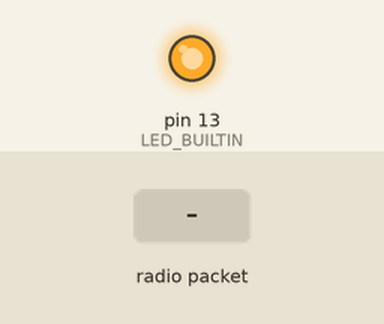
This sketch was run on a simulated Arduino Uno, built with avr-gcc and run on an emulated ATmega328P. On the bench: output pins drawn as LEDs (lit = HIGH). The inputs (shaded band) are chosen by the test bench. No radio packets arrive unless stated; pins used as bus, display or sensor lines are not drawn; what the sketch prints to the serial monitor is not drawn.

Above: at 1.3 s.
1.4 s: radio packet "1" arrives
Timing chart, 0 to 4.4 s (numbered marks = the images above; inputs shaded):
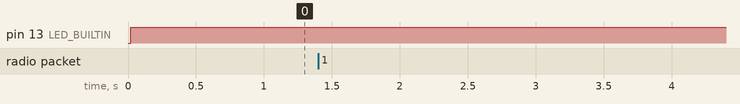

Measured:
- after the input at 1.4 s, every drawn part: stays the same

The sketch:

display.ino
```cpp
// Author: Devon Schimming

#include <SPI.h>
#include <RH_RF95.h>

// for feather m0 RFM9x
#define RFM95_CS 8
#define RFM95_RST 4
#define RFM95_INT 3

#define RF95_FREQ 915.0

// Singleton instance of the radio driver
RH_RF95 rf95(RFM95_CS, RFM95_INT);

// stores timestamp from last signal in milliseconds
int delta_signal = 0;

// Amount of time in miliseconds the display will stay a state with no input
const int MILLIS_TIMEOUT = 5000;

// Array of expected signals
// This is where you add more expected signals
// ANOTHER_SIGNAL is a placeholder and could be anything else
char const *signals[] = {"PIR", "ANOTHER_SIGNAL"};

// Each avaliable state
// This is where you could add different display states
enum STATE
{
    IDLE = 0,    //default state, no active display
    WARNING = 1, //Active state, displays light code for PIR detection
};

// default state
STATE current_state = IDLE;

// Sets the display state to its next state based on its current.
// IE. IDLE -> WARNING -> WARNING -> ...
void update_signal()
{
    switch (current_state)
    {
    case IDLE:
        current_state = WARNING;
        break;
    case WARNING:
        current_state = WARNING;
        break;
    }

    // After changing state we will want to refresh the timer
    delta_signal = millis();
}

// state_timeout
//
// delta_time:  Time sense last signal received
// timeout:     Maximum time a state is allowed to display
//
// returns:     True of False determented from elapsed time
bool state_timeout(int delta_time, int timeout)
{
    return (millis() - delta_time) > timeout;
}

// Sets the inital values for the display
void setup()
{
    // The pin connected to the led must be set as an output
    pinMode(LED_BUILTIN, OUTPUT);

    pinMode(RFM95_RST, OUTPUT);
    digitalWrite(RFM95_RST, HIGH);

    Serial.begin(115200);

    current_state = IDLE;
    while (!Serial)
    {
        delay(1);
    }

    // manual reset
    digitalWrite(RFM95_RST, LOW);
    delay(10);
    digitalWrite(RFM95_RST, HIGH);
    delay(10);

    if (!rf95.init())
        Serial.println("init failed");

    if (!rf95.setFrequency(RF95_FREQ))
    {
        Serial.println("setFrequency failed");
        while (1)
            ;
    }
    Serial.print("Set Freq to: ");
    Serial.println(RF95_FREQ);

    rf95.setTxPower(20, false);
}

// handle_state
//
// state:   The state the display is going to represent
//
// return:  no return value
void handle_state(STATE state)
{
    // in milliseconds
    const int BLINK_DELAY = 500;

    // Every state needs to be setup in here if you want the display to reflect it.
    // If not it will also be cause by default including IDlE
    switch (state)
    {
    case WARNING:
        digitalWrite(LED_BUILTIN, LOW);
        delay(BLINK_DELAY);
        digitalWrite(LED_BUILTIN, HIGH);
        break;
    default:
        digitalWrite(LED_BUILTIN, HIGH);
        break;
    }

    delay(BLINK_DELAY);
}

// returns index of searched char
int find(char const *str, uint8_t len, char search)
{
    for (int i = 0; i < len; i++)
    {
        if (str[i] == search)
            return i;
    }
    return -1;
}

void loop()
{
    // waits until rf is initalized
    if (rf95.available())
    {
        uint8_t buf[RH_RF95_MAX_MESSAGE_LEN];
        uint8_t len = sizeof(buf);
        if (rf95.recv(buf, &len))
        {
            Serial.println("Signal recvied. ");

            // This next line counts how many signal types are in the array
            int const signals_length = sizeof(signals) / sizeof(signals[0]);

            // Stores and interprets the input
            char const *data = (char *)buf;
            String packet = String(data);

            for (int i = 0; i < signals_length; i++)
            {
                int const delimiter = find(data, len, ':');
                String signal = packet.substring(0, delimiter);
                String location = packet.substring(delimiter + 1, len);

                if (signal == signals[i])
                {
                    Serial.println("Got Signal from " + location + " of type " + signal);
                    update_signal();
                    break;
                }
            }
        }
        else
        {
            Serial.println("Signal failed. ");
        }
    }

    if (state_timeout(delta_signal, MILLIS_TIMEOUT))
    {
        // cycles through each state
        // current_state = STATE((current_state + WARNING) % 2);
        current_state = IDLE;
        // reset timestamp to current time
        delta_signal = millis();
    }

    // sets display to the correct mode based on current_state
    handle_state(current_state);
}
```
